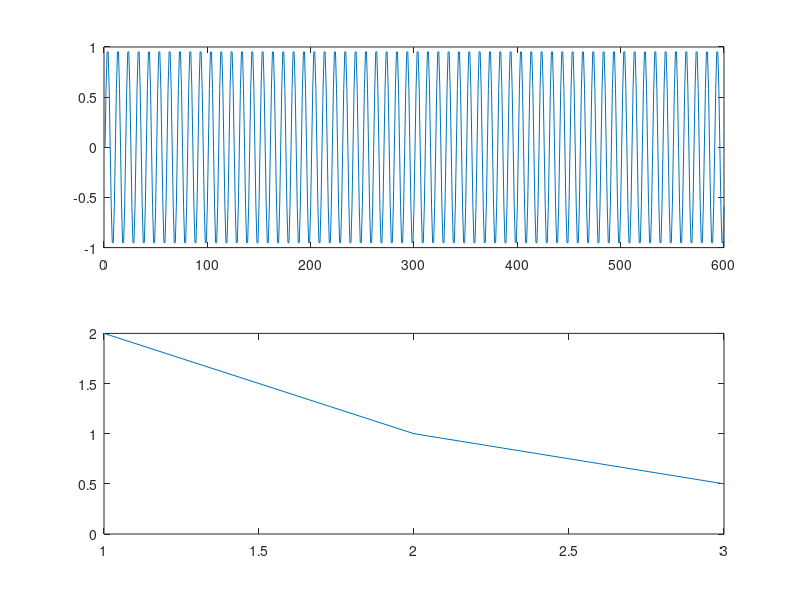
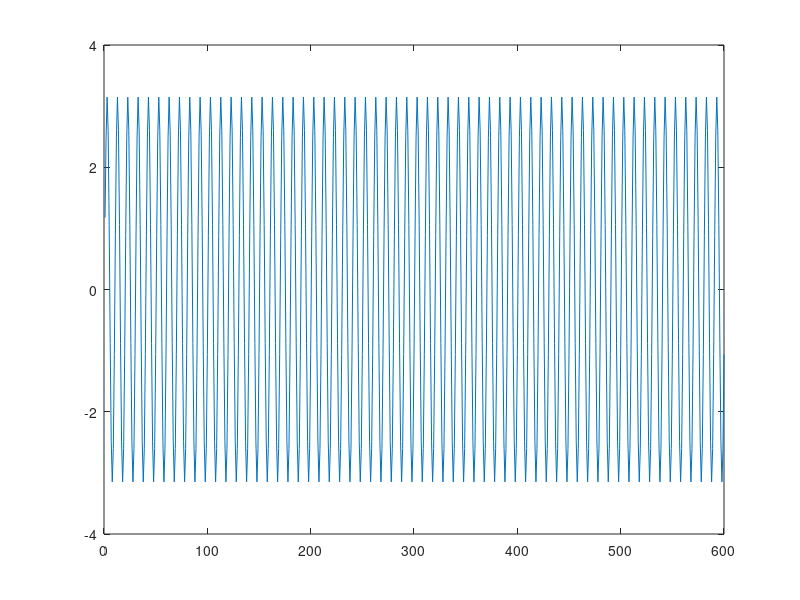

Here is the MATLAB script that generated these plots, in order:
% Elegimos de señal periodica un seno

Fm = 100;
N=1/Fm;
t_ini=0;
t_fin=6;
t=t_ini:N:t_fin-N;
fs=10;

s = sin(2*pi*t*fs);
%Sistema de la pagina 127
x= [1 2 2];
y= [2 5 6.5 3 1];
[h,r]= deconv(y,x);

c = conv(s,h,"same"); % "same" convolución lineal - "full" convolución circular (por defecto)

figure(1);
subplot(2,1,1);
plot(s);
subplot(2,1,2);
plot(h);
figure(2);
plot(c); 

%Mostramos que c tiene el mismo periodo que t es decir que N = T
T=1/length(c);
if (T == N)
	disp("Los periodos son iguales");
endif
